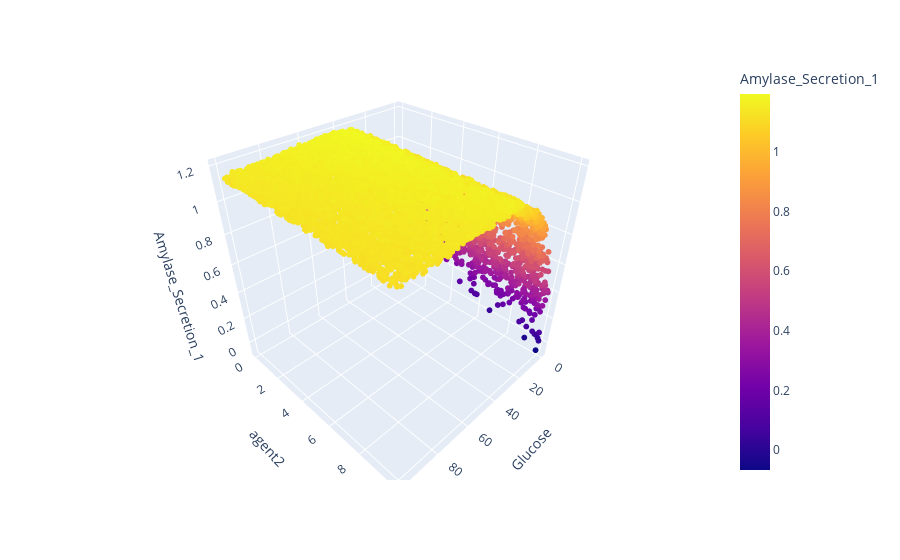

Source (notebook cell):
### Code cell
fig=px.scatter_3d(states,x="Glucose",y="agent2",z="Amylase_Secretion_1",color="Amylase_Secretion_1")
fig.update_traces(marker=dict(size=2,))
fig.show()

### Figure 1 — Plotly figure (JSON) as saved in the notebook; plotly's stock layout.template omitted (floating-point values rounded to 4 significant figures; data arrays with more than 128 entries replaced by an {"elided": "..."} marker saying what was removed)
{"data": [{"hovertemplate": "Glucose=%{x}<br>agent2=%{y}<br>Amylase_Secretion_1=%{marker.color}<extra></extra>", "legendgroup": "", "marker": {"color": {"elided": "10000 float values"}, "coloraxis": "coloraxis", "size": 2, "symbol": "circle"}, "mode": "markers", "name": "", "scene": "scene", "showlegend": false, "type": "scatter3d", "x": {"elided": "10000 float values"}, "y": {"elided": "10000 float values"}, "z": {"elided": "10000 float values"}}], "layout": {"coloraxis": {"colorbar": {"title": {"text": "Amylase_Secretion_1"}}, "colorscale": [[0, "#0d0887"], [0.1111, "#46039f"], [0.2222, "#7201a8"], [0.3333, "#9c179e"], [0.4444, "#bd3786"], [0.5556, "#d8576b"], [0.6667, "#ed7953"], [0.7778, "#fb9f3a"], [0.8889, "#fdca26"], [1, "#f0f921"]]}, "legend": {"tracegroupgap": 0}, "margin": {"t": 60}, "scene": {"domain": {"x": [0, 1], "y": [0, 1]}, "xaxis": {"title": {"text": "Glucose"}}, "yaxis": {"title": {"text": "agent2"}}, "zaxis": {"title": {"text": "Amylase_Secretion_1"}}}}}
